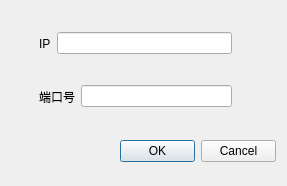
<?xml version="1.0" encoding="UTF-8"?>
<ui version="4.0">
 <class>ConnectPLC</class>
 <widget class="QDialog" name="ConnectPLC">
  <property name="geometry">
   <rect>
    <x>0</x>
    <y>0</y>
    <width>287</width>
    <height>186</height>
   </rect>
  </property>
  <property name="windowTitle">
   <string>机器人PLC连接设置</string>
  </property>
  <widget class="QDialogButtonBox" name="buttonBox">
   <property name="geometry">
    <rect>
     <x>120</x>
     <y>140</y>
     <width>156</width>
     <height>23</height>
    </rect>
   </property>
   <property name="orientation">
    <enum>Qt::Horizontal</enum>
   </property>
   <property name="standardButtons">
    <set>QDialogButtonBox::Cancel|QDialogButtonBox::Ok</set>
   </property>
  </widget>
  <widget class="QWidget" name="widget_3" native="true">
   <property name="geometry">
    <rect>
     <x>30</x>
     <y>20</y>
     <width>211</width>
     <height>100</height>
    </rect>
   </property>
   <layout class="QVBoxLayout" name="verticalLayout">
    <item>
     <widget class="QWidget" name="widget" native="true">
      <layout class="QHBoxLayout" name="horizontalLayout">
       <item>
        <widget class="QLabel" name="label">
         <property name="text">
          <string>IP</string>
         </property>
        </widget>
       </item>
       <item>
        <widget class="QLineEdit" name="lineEdit_PLC_Connect_IP"/>
       </item>
      </layout>
     </widget>
    </item>
    <item>
     <widget class="QWidget" name="widget_2" native="true">
      <layout class="QHBoxLayout" name="horizontalLayout_2">
       <item>
        <widget class="QLabel" name="label_2">
         <property name="text">
          <string>端口号</string>
         </property>
        </widget>
       </item>
       <item>
        <widget class="QLineEdit" name="lineEdit_PLC_Connect_Port"/>
       </item>
      </layout>
     </widget>
    </item>
   </layout>
  </widget>
 </widget>
 <resources/>
 <connections>
  <connection>
   <sender>buttonBox</sender>
   <signal>accepted()</signal>
   <receiver>ConnectPLC</receiver>
   <slot>accept()</slot>
   <hints>
    <hint type="sourcelabel">
     <x>248</x>
     <y>254</y>
    </hint>
    <hint type="destinationlabel">
     <x>157</x>
     <y>274</y>
    </hint>
   </hints>
  </connection>
  <connection>
   <sender>buttonBox</sender>
   <signal>rejected()</signal>
   <receiver>ConnectPLC</receiver>
   <slot>reject()</slot>
   <hints>
    <hint type="sourcelabel">
     <x>316</x>
     <y>260</y>
    </hint>
    <hint type="destinationlabel">
     <x>286</x>
     <y>274</y>
    </hint>
   </hints>
  </connection>
 </connections>
</ui>
